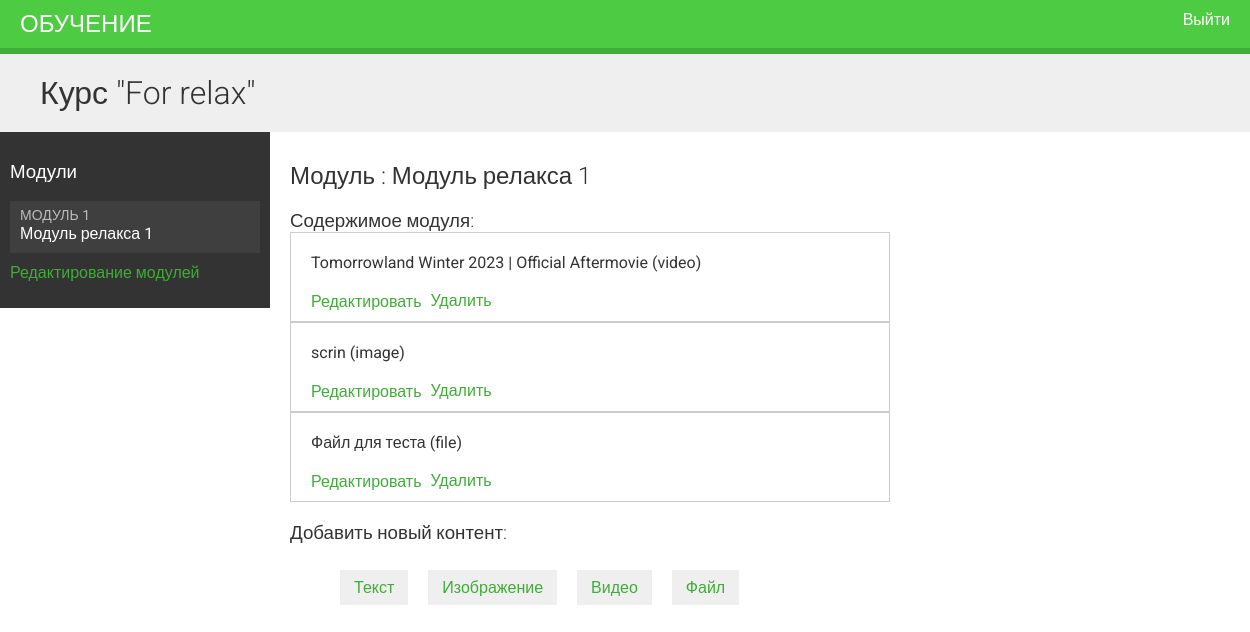
The page /course/module/9 (signed in) on the database its author committed.
### courses/models.py (models this page shows, shortened)
class Course(models.Model):
    owner = models.ForeignKey(User, related_name='courses_created',
                              on_delete=models.CASCADE, verbose_name='Преподаватель')
    subject = models.ForeignKey(Subject, related_name='courses',
                                on_delete=models.CASCADE, verbose_name='Предмет1')
    title = models.CharField(max_length=200, verbose_name='название курса')
    slug = models.SlugField(max_length=200, unique=True)
    overview = models.TextField(verbose_name='Описание')
    created = models.DateTimeField(auto_now_add=True)
    students = models.ManyToManyField(User, related_name='courses_joined', blank=True)
    class Meta:
        ordering = ['-created']

class Module(models.Model):
    course = models.ForeignKey(Course,
                            related_name='modules',
                            on_delete=models.CASCADE)
    title = models.CharField(max_length=200, verbose_name='Название')
    description = models.TextField(blank=True, verbose_name='Описание')
    order = OrderField(blank=True, for_fields=['course'])
    class Meta:
        ordering = ['order']

class Content(models.Model):
    module = models.ForeignKey(Module, related_name='contents', on_delete=models.CASCADE)
    content_type = models.ForeignKey(ContentType, on_delete=models.CASCADE,
                                     limit_choices_to = {
                                         'model__in':('text', 'video', 'image', 'file')})
    object_id = models.PositiveIntegerField()
    item = GenericForeignKey('content_type', 'object_id')
    order = OrderField(blank=True, for_fields=['module'])
    class Meta:
        ordering = ['order']

class ItemBase(models.Model):
    owner = models.ForeignKey(User, related_name='%(class)s_related', on_delete=models.CASCADE)
    title = models.CharField(max_length=250, verbose_name='Название')
    reated = models.DateTimeField(auto_now_add=True)
    updated = models.DateTimeField(auto_now=True)
    class Meta:
        abstract = True
    def __str__(self):
        return self.title

class Video(ItemBase):
    url = models.URLField()

class Image(ItemBase):
    file = models.FileField(upload_to='images',verbose_name='Изображение')

class File(ItemBase):
    file = models.FileField(upload_to='files',verbose_name='Файл')

### courses/views.py (the view)
# urls.py: path('module/<int:module_id>', views.ModuleContentListView.as_view(),
class ModuleContentListView(TemplateResponseMixin, View):
    template_name = 'courses/manage/module/content_list.html'
    def get(self, request, module_id):
        module = get_object_or_404(Module, id=module_id, course__owner=request.user)
        return self.render_to_response({'module': module})

### courses/templatetags/course.py (called while the page is built)
@register.filter
def model_name(obj):
    try:
        return obj._meta.model_name
    except AttributeError:
        return None

### courses/templates/courses/manage/module/content_list.html (shortened to what this page needs)
{% extends "base.html" %}
{% load course %}
{% block content %}
{% with course=module.course %}
    <h1>Курс "{{ course.title }}"</h1>
    <div class="contents">
        <h3>Модули</h3>
        <ul id="modules">
            {% for m in course.modules.all %}
                <li data-id="{{ m.id }}" {% if m == module %} class="selected"{% endif %}>
                    <a href="{% url "module_content_list" m.id %}">
                        <span>
                            Модуль <span class="order">{{ m.order|add:1 }}</span>
                        </span>
                        <br>
                        {{ m.title }}
                    </a>
                </li>
            {% empty %}
                <li>No modules yet.</li>
            {% endfor %}
        </ul>
        <p><a href="{% url "course_module_update" course.id %}">
            Редактирование модулей</a></p>
    </div>
    <div class="module">
        <h2>Модуль {{module_order|add:1 }}: {{ module.title }}</h2>
        <h3>Содержимое модуля:</h3>
        <div id="module-contents">
            {% for content in module.contents.all %}
                <div data-id="{{ content.id}}">
                    {% with item=content.item %}
                        <p>{{ item }} ({{ item|model_name }})</p>
                        <a href="{% url "module_content_update" module.id item|model_name item.id}">
                            Редактировать
                        </a>
                        <form action="{% url "module_content_delete" content.id %}" method="post">
                            <input type="submit" value="Удалить">
                        </form>
                    {% endwith %}
                </div>
            {% empty %}
                <p>Этот модуль пока не содержит содержимого.</p>
            {% endfor %}
        </div>
        <h3>Добавить новый контент:</h3>
        <ul class="content-types">
            <li>
                <a href="{% url "module_content_create" module.id "text" %}">
                    Текст
                </a>
            </li>
            <li>
                <a href="{% url "module_content_create" module.id "image" %}">
                    Изображение
                </a>
            </li>
            <li>
                <a href="{% url "module_content_create" module.id "video" %}">
                    Видео
                </a>
            </li>
            <li>
                <a href="{% url "module_content_create" module.id "file" %}">
                    Файл
                </a>
            </li>
        </ul>
    </div>
{% endwith %}
{% endblock %}

### courses/static/css/base.css (style rules this page uses)
body { margin:0; font-family:'Roboto', sans-serif; font-weight:400; color:#333; }
a { color:#3fad37; text-decoration:none; }
ul { float:left; }
h1, h2, h3, h4, h5, h6 { font-family:'Roboto', sans-serif; font-weight:300; }
h1 { background:#efefef; width:100%; overflow:auto; padding:20px 0 20px 40px; margin:0; }
.module { padding:10px 20px; float:left; width:600px; }
.module h3 { margin:20px 0 0; padding:0; width:100%; }
.module p { margin:10px 0 20px; width:100%; float:left; }
.contents { width:20%; padding:10px; float:left; background:#333; color: #fff; font-family:'Roboto', sans-serif; }
.contents ul { list-style:none; margin:0; padding:0; width:100%; }
.contents ul li { margin:0 0 10px 0; padding:4px 10px 10px; overflow:auto; cursor:move; }
.contents ul li.selected { background:#3f3f3f; }
.contents ul span { text-transform:uppercase; color:#bbb; font-size:14px; }
.contents ul a { display:block; color:#fff; text-decoration:none; }
ul.content-types li { list-style:none; float:left; margin:10px; background:#efefef; padding:8px 14px; }
input, select, textarea { border:1px solid #ccc; border-bottom:3px solid #ccc; padding:8px 12px; font-size:16px; font-family:'Roboto', sans-serif; float:left; clear:both; width:300px; }
input[type=submit], a.button { border-radius:60px; background:#4dcc43; color:#fff; font-size:16px; text-transform:uppercase; border:none; padding:10px 20px; margin:20px 0; }
#module-contents div { padding:10px 20px; border:1px solid #ccc; background:#fff }
#module-contents form { margin:0; padding:0; }
#module-contents input[type=submit] { color:#3fad37; background:none; margin:-20px 0 0; padding:0; float:left; text-transform:none; }

### rows shown on the page
Course: title "For relax"
Module: order|add "1", title "Модуль релакса 1"
Content: item "Tomorrowland Winter 2023 | Official Aftermovie", item|model_name "video"
Content: item "scrin", item|model_name "image"
Content: item "Файл для теста", item|model_name "file"
